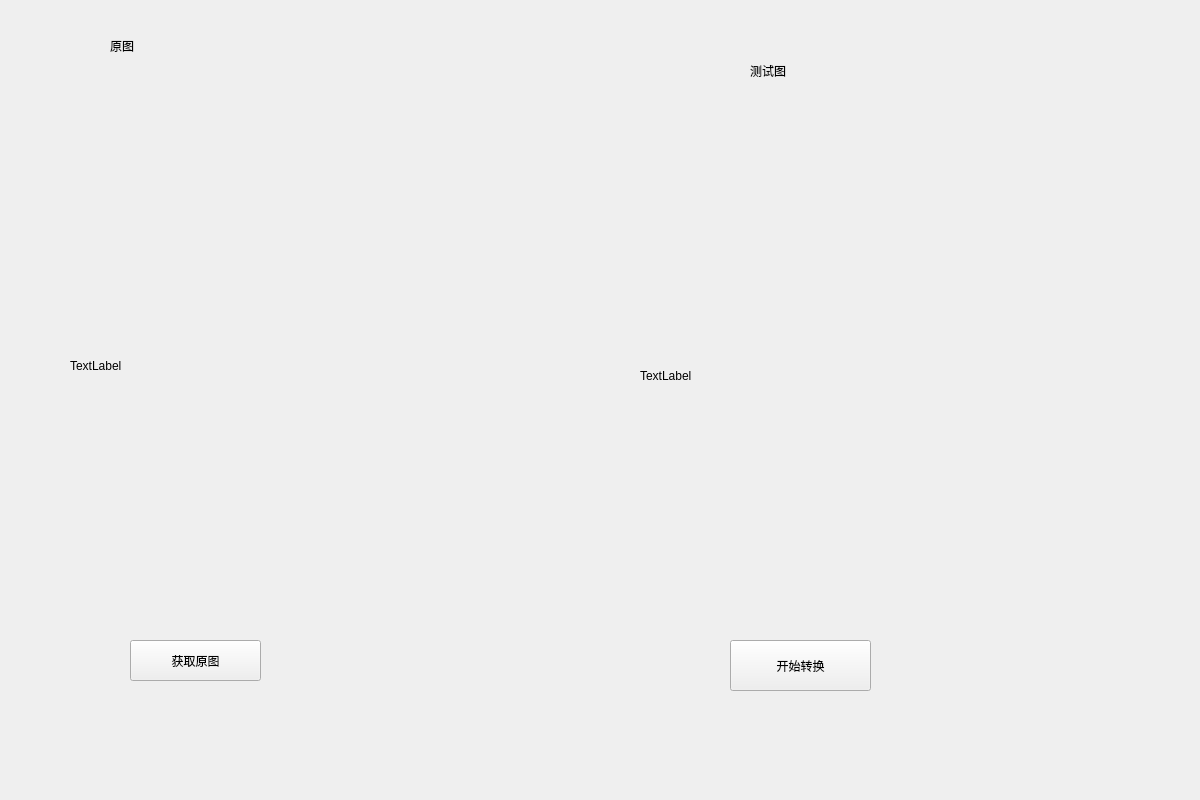
<?xml version="1.0" encoding="UTF-8"?>
<ui version="4.0">
 <class>Form</class>
 <widget class="QWidget" name="Form">
  <property name="geometry">
   <rect>
    <x>0</x>
    <y>0</y>
    <width>1200</width>
    <height>800</height>
   </rect>
  </property>
  <property name="windowTitle">
   <string>Form</string>
  </property>
  <widget class="QLabel" name="label1">
   <property name="geometry">
    <rect>
     <x>70</x>
     <y>110</y>
     <width>512</width>
     <height>512</height>
    </rect>
   </property>
   <property name="text">
    <string>TextLabel</string>
   </property>
  </widget>
  <widget class="QLabel" name="label2">
   <property name="geometry">
    <rect>
     <x>640</x>
     <y>120</y>
     <width>512</width>
     <height>512</height>
    </rect>
   </property>
   <property name="text">
    <string>TextLabel</string>
   </property>
  </widget>
  <widget class="QLabel" name="label_3">
   <property name="geometry">
    <rect>
     <x>110</x>
     <y>10</y>
     <width>191</width>
     <height>71</height>
    </rect>
   </property>
   <property name="styleSheet">
    <string notr="true">font: 28pt &quot;Microsoft YaHei UI&quot;;</string>
   </property>
   <property name="text">
    <string>原图</string>
   </property>
  </widget>
  <widget class="QLabel" name="label_4">
   <property name="geometry">
    <rect>
     <x>750</x>
     <y>30</y>
     <width>191</width>
     <height>81</height>
    </rect>
   </property>
   <property name="styleSheet">
    <string notr="true">font: 28pt &quot;Microsoft YaHei UI&quot;;</string>
   </property>
   <property name="text">
    <string>测试图</string>
   </property>
  </widget>
  <widget class="QPushButton" name="button">
   <property name="geometry">
    <rect>
     <x>730</x>
     <y>640</y>
     <width>141</width>
     <height>51</height>
    </rect>
   </property>
   <property name="text">
    <string>开始转换</string>
   </property>
  </widget>
  <widget class="QPushButton" name="button1">
   <property name="geometry">
    <rect>
     <x>130</x>
     <y>640</y>
     <width>131</width>
     <height>41</height>
    </rect>
   </property>
   <property name="text">
    <string>获取原图</string>
   </property>
  </widget>
 </widget>
 <resources/>
 <connections/>
</ui>
